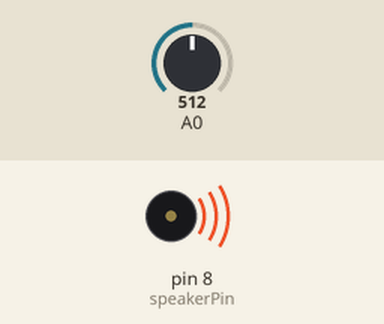
Bench run of a sketch on a simulated Arduino Uno, built with avr-gcc and run on an emulated ATmega328P. Shown: buzzer (waves = sounding). The inputs (shaded band) are chosen by the test bench; at power-on: A0 = 512.

Above: at 1.2 s.
1.3 s: A0 set to 125
At 2.3 s:
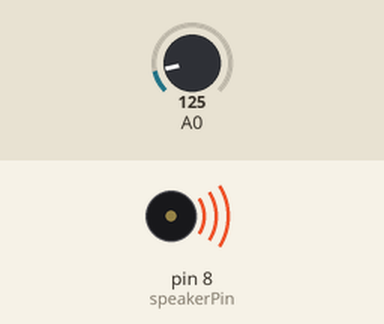
2.8 s: A0 set to 103
At 4.0 s:
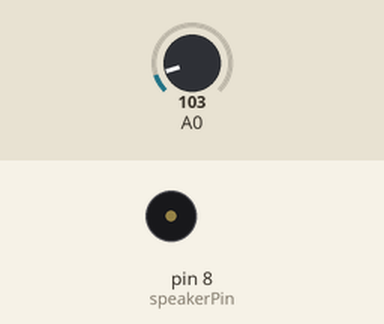
4.3 s: A0 set to 122
At 5.3 s:
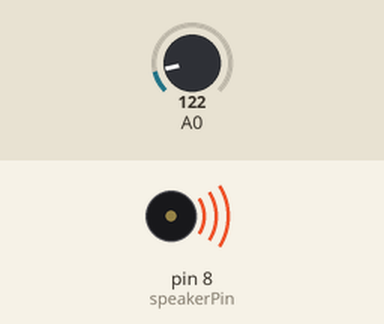
5.8 s: A0 set to 0
At 6.5 s:
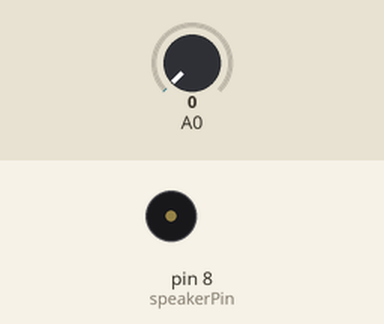
Timing chart, 0 to 8.3 s (numbered marks = the images above; inputs shaded):
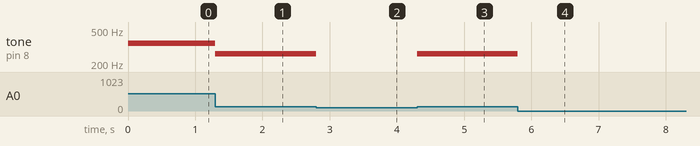

The sketch:

EX_49_01.ino
```cpp
#include <pitches.h>

int speakerPin = 8;
int notes[] = { 0, NOTE_C4, NOTE_D4, NOTE_E4, NOTE_F4, NOTE_G4, NOTE_A4, NOTE_B4, NOTE_C5 };

int index_pre = 0;

void setup() {
}

void loop() {
  int a = analogRead(A0);
  int index = a / 114;

  if(index_pre != index){
    if(index == 0){
      noTone(speakerPin);
    }
    else{
      tone(speakerPin, notes[index]);
    }

    index_pre = index;
  }
}
```

Measured:
- the behaviour switches between 114 and 113 on A0 (found by bisection; images 1 and 2)
- after the input at 1.3 s, tone on pin 8 (speakerPin): 349 Hz → 262 Hz at once
- after the input at 2.8 s, tone on pin 8 (speakerPin): 262 Hz → silent at once
- after the input at 4.3 s, tone on pin 8 (speakerPin): silent → 262 Hz at once
- after the input at 5.8 s, tone on pin 8 (speakerPin): 262 Hz → silent at once
